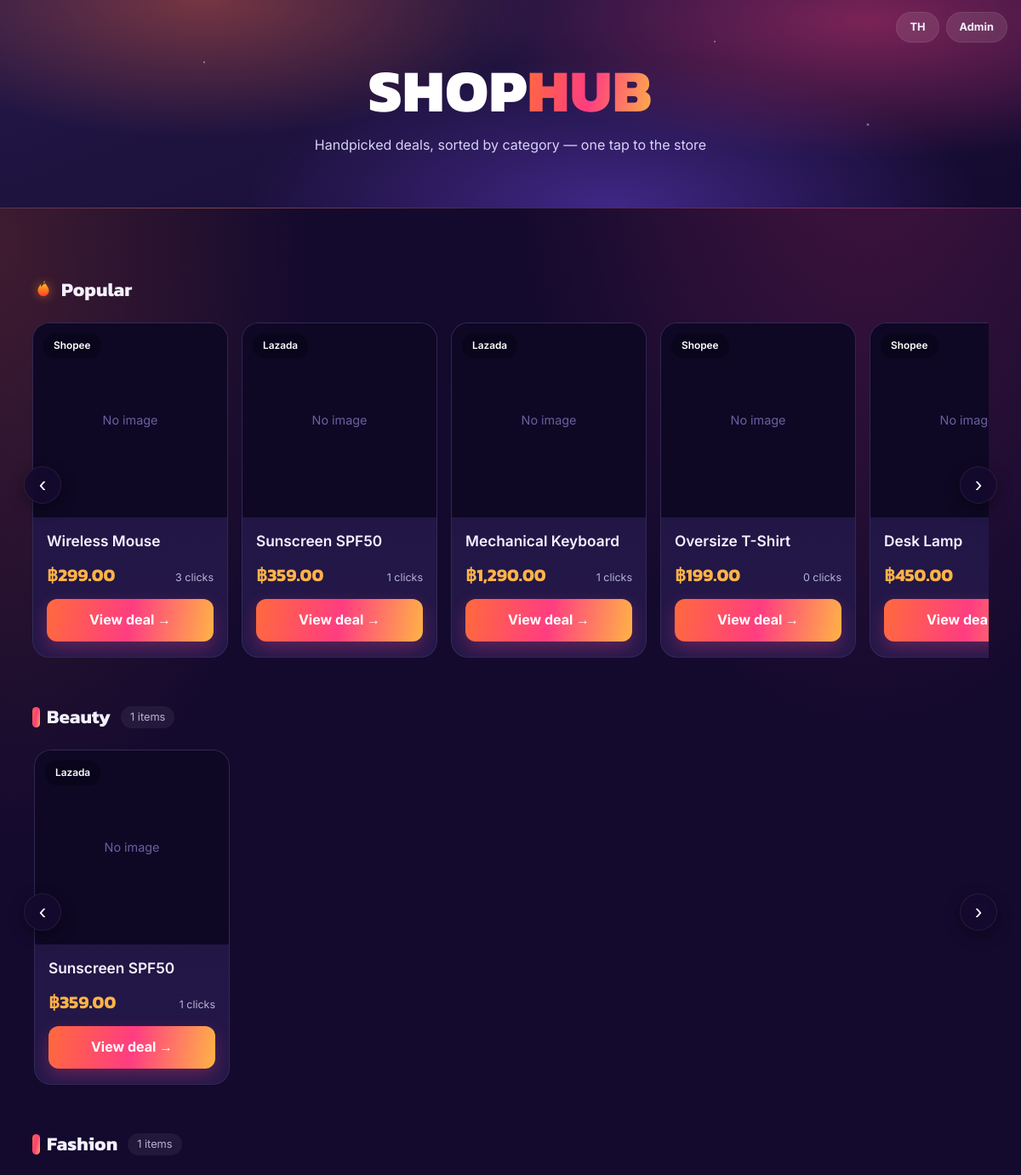
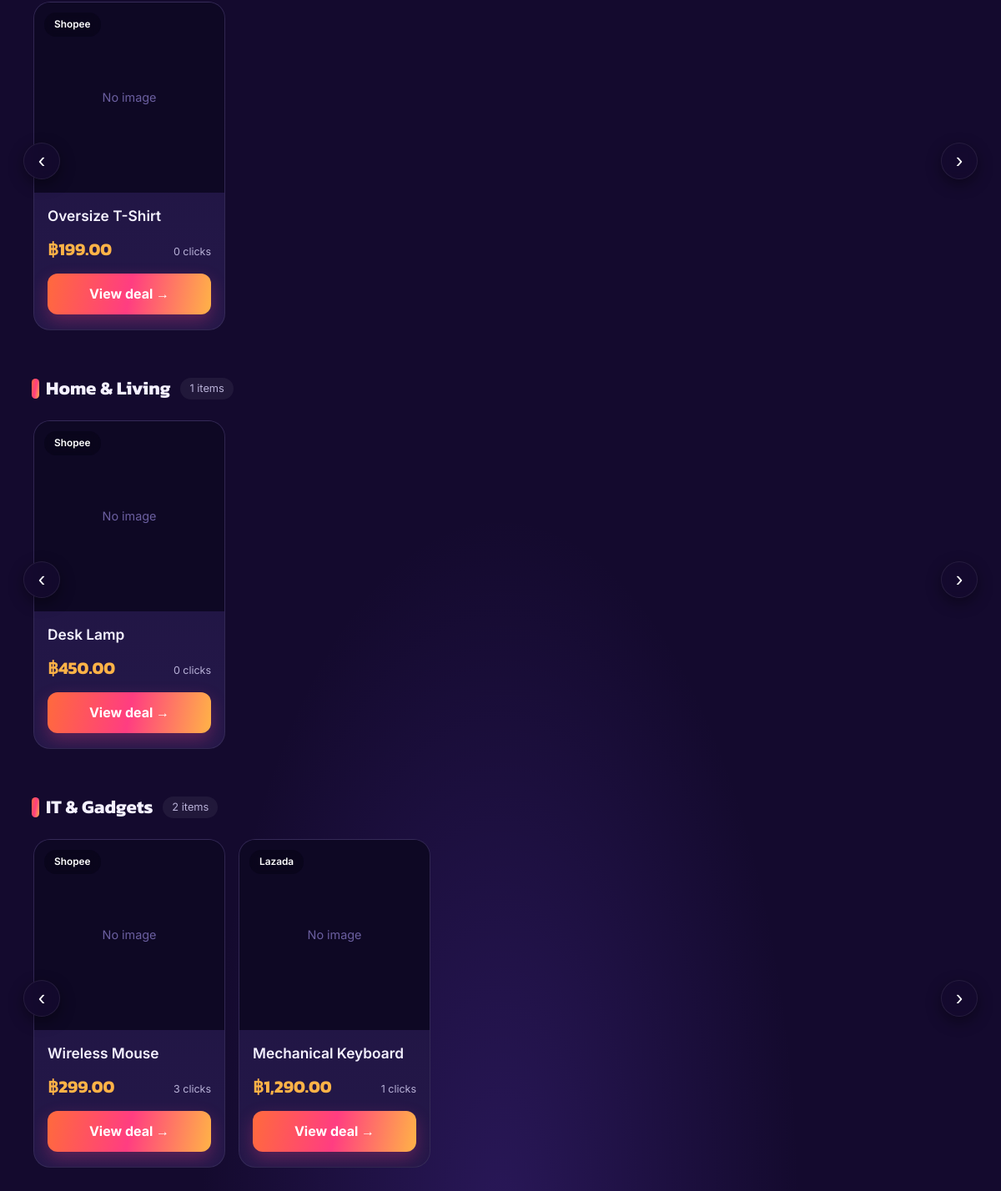
The page / on the database its author committed (2 pictures, top to bottom).
### tables this page shows
CREATE TABLE IF NOT EXISTS products (
  id INT AUTO_INCREMENT PRIMARY KEY,
  category_id INT NOT NULL,
  platform_id INT NOT NULL,
  name VARCHAR(200) NOT NULL,
  price DECIMAL(10,2) NOT NULL,
  image_url VARCHAR(500),
  affiliate_url VARCHAR(500) NOT NULL,
  blurb TEXT,
  created_at TIMESTAMP NOT NULL DEFAULT CURRENT_TIMESTAMP,
  CONSTRAINT fk_products_category FOREIGN KEY (category_id) REFERENCES categories(id)
    ON DELETE RESTRICT ON UPDATE CASCADE,
  CONSTRAINT fk_products_platform FOREIGN KEY (platform_id) REFERENCES platforms(id)
    ON DELETE RESTRICT ON UPDATE CASCADE
);

CREATE TABLE IF NOT EXISTS platforms (
  id INT AUTO_INCREMENT PRIMARY KEY,
  name VARCHAR(50) NOT NULL UNIQUE
);

### index.php (the view, shortened to what this page needs)
<?php
require 'config/db.php';
function h($v){ return htmlspecialchars((string)$v, ENT_QUOTES, 'UTF-8'); }
$lang = $_GET['lang'] ?? $_COOKIE['lang'] ?? 'en';
$T = [
  'en' => ['tagline'=>'Handpicked deals, sorted by category — one tap to the store','popular'=>'Popular','items'=>'items','view'=>'View deal','clicks'=>'clicks','admin'=>'Admin'],
  'th' => ['tagline'=>'รวมของเด็ดที่คัดมาแล้ว แยกเป็นหมวดให้เลือกง่าย กดเดียวถึงร้าน','popular'=>'ยอดนิยม','items'=>'ชิ้น','view'=>'ดูสินค้า','clicks'=>'คลิก','admin'=>'Admin'],
];
$t = $T[$lang];
$other = $lang === 'en' ? 'th' : 'en';
$cutoff = "CASE WHEN HOUR(NOW()) >= 4 THEN CONCAT(CURDATE(),' 04:00:00')
                ELSE CONCAT(CURDATE() - INTERVAL 1 DAY, ' 04:00:00') END";
$sql = "SELECT p.id, p.name, p.price, p.image_url, c.name AS category, pl.name AS platform,
               COUNT(k.id) AS clicks,
               SUM(CASE WHEN k.clicked_at >= ($cutoff) THEN 1 ELSE 0 END) AS day_clicks
        FROM products p
        JOIN categories c  ON p.category_id = c.id
        JOIN platforms pl  ON p.platform_id = pl.id
        LEFT JOIN clicks k ON k.product_id = p.id
        GROUP BY p.id, p.name, p.price, p.image_url, c.name, pl.name
        ORDER BY c.name, clicks DESC, p.name";
$result = mysqli_query($conn, $sql);
$grouped = []; $all = [];
while ($row = mysqli_fetch_assoc($result)) { $grouped[$row['category']][] = $row; $all[] = $row; }
usort($all, fn($a,$b)=> (int)$b['clicks'] <=> (int)$a['clicks']);
$popular = array_slice($all, 0, 10);
function flame($cls='flame'){ return '<svg class="'.$cls.'" viewBox="0 0 24 24" aria-hidden="true"><path d="M13.5 1.5c.3 3.2-2.8 4.6-3.6 7.3-.4-1-.3-2.4-1.3-3.1-.2 1.9-2.6 3.5-2.6 6.8a6 6 0 0 0 12 0c0-3.4-2.7-5.2-3.8-8.2-.6 1.7-1.9 1.9-1.9.2 0-1.3.6-2 1.2-3z" fill="url(#fg)"/></svg>'; }
function card($p, $t){
  echo '<article class="card">';
  echo '<div class="thumb">';
  echo $p['image_url'] ? '<img src="'.h($p['image_url']).'" alt="'.h($p['name']).'">' : '<span class="noimg">No image</span>';
  echo '<span class="chip">'.h($p['platform']).'</span>';
  echo '</div><div class="body"><h3>'.h($p['name']).'</h3>';
  echo '<div class="row"><span class="price">฿'.number_format((float)$p['price'],2).'</span><span class="clicks">'.(int)$p['clicks'].' '.h($t['clicks']).'</span></div>';
  echo '<a class="btn" href="product.php?id='.(int)$p['id'].'">'.h($t['view']).' →</a>';
  echo '</div></article>';
}
?>
<!doctype html><html lang="<?= $lang ?>"><head><meta charset="utf-8"><meta name="viewport" content="width=device-width,initial-scale=1">
<title>SHOPHUB</title><link rel="stylesheet" href="assets/css/style.css"></head><body>
<div class="topbar">
  <a class="pill" href="?lang=<?= $other ?>"><?= strtoupper($other) ?></a>
  <a class="pill" href="login.php"><?= h($t['admin']) ?></a>
</div>
<header class="hero-banner">
  <div class="hero-inner">
    <div class="logo">SHOP<span>HUB</span></div>
    <p class="tag"><?= h($t['tagline']) ?></p>
  </div>
</header>
<div class="container">
  <?php if ($popular): ?>
  <section class="shelf">
    <div class="shelf-head"><h2><?= flame('flame-lg') ?><?= h($t['popular']) ?></h2></div>
    <div class="row-wrap">
      <button class="nav prev" type="button" aria-label="prev">‹</button>
      <div class="row-scroll"><?php foreach ($popular as $p) card($p,$t); ?></div>
      <button class="nav next" type="button" aria-label="next">›</button>
    </div>
  </section>
  <?php endif; ?>
  <?php foreach ($grouped as $category => $items): ?>
  <section class="shelf">
    <div class="shelf-head"><h2><span class="dot"></span><?= h($category) ?></h2><span class="count"><?= count($items) ?> <?= h($t['items']) ?></span></div>
    <div class="row-wrap">
      <button class="nav prev" type="button" aria-label="prev">‹</button>
      <div class="row-scroll"><?php foreach ($items as $p) card($p,$t); ?></div>
      <button class="nav next" type="button" aria-label="next">›</button>
    </div>
  </section>
  <?php endforeach; ?>
</div>
</body></html>

### rows shown on the page
products: shows "No image", platform.name "Shopee", name "Wireless Mouse", price "299.00", clicks "3"
products: shows "No image", platform.name "Lazada", name "Sunscreen SPF50", price "359.00", clicks "1"
products: shows "No image", platform.name "Lazada", name "Mechanical Keyboard", price "1,290.00", clicks "1"
products: shows "No image", platform.name "Shopee", name "Oversize T-Shirt", price "199.00", clicks "0"
products: shows "No…", platform.name "Shopee", name "Desk Lamp", price "450.00", clicks "0"

### other values the page prints
$other "TH"
$t['admin'] "Admin"
$t['tagline'] "Handpicked deals, sorted by category — one tap to the store"
$t['popular'] "Popular"
$category "Beauty"
count($items) "1"
$category "Fashion"
$category "Home & Living"
$category "IT & Gadgets"
count($items) "2"
